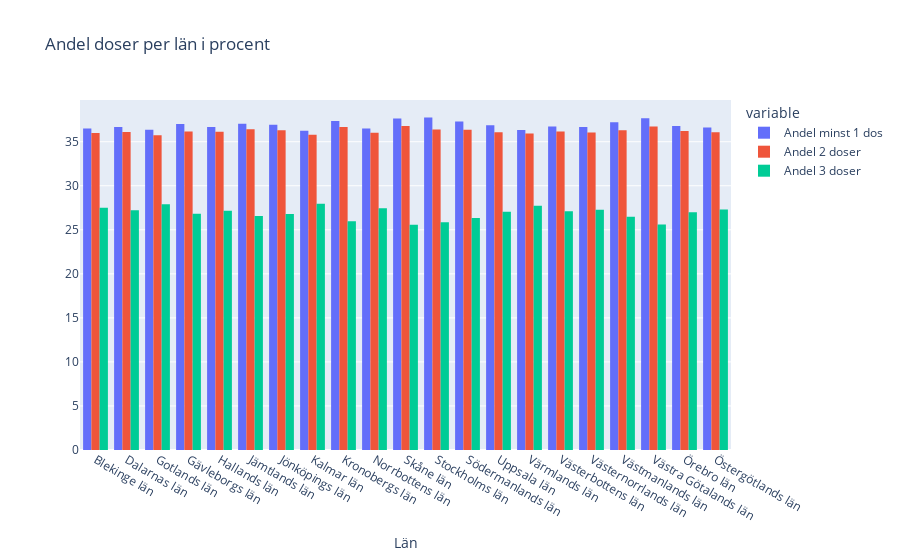

The notebook cell this image was saved under:
### Code cell
fig_2f_plotly = px.histogram(doses_df, x="Län_namn", y=["Andel minst 1 dos", "Andel 2 doser", "Andel 3 doser"], title="Andel doser per län i procent")
fig_2f_plotly.update_xaxes(title_text="Län")
fig_2f_plotly.update_yaxes(title_text="")

fig_2f_plotly.write_html("Visualiseringar/exercise_2f_plotly.html")
fig_2f_plotly

fig_2f_plotly.update_layout(barmode='group')

### Figure 1 — Plotly figure (JSON) as saved in the notebook; plotly's stock layout.template omitted (floating-point values rounded to 4 significant figures)
{"data": [{"alignmentgroup": "True", "bingroup": "x", "histfunc": "sum", "hovertemplate": "variable=Andel minst 1 dos<br>Län_namn=%{x}<br>sum of value=%{y}<extra></extra>", "legendgroup": "Andel minst 1 dos", "marker": {"color": "#636efa", "pattern": {"shape": ""}}, "name": "Andel minst 1 dos", "offsetgroup": "Andel minst 1 dos", "orientation": "v", "showlegend": true, "type": "histogram", "x": ["Blekinge län", "Dalarnas län", "Gotlands län", "Gävleborgs län", "Hallands län", "Jämtlands län", "Jönköpings län", "Kalmar län", "Kronobergs län", "Norrbottens län", "Skåne län", "Stockholms län", "Södermanlands län", "Uppsala län", "Värmlands län", "Västerbottens län", "Västernorrlands län", "Västmanlands län", "Västra Götalands län", "Örebro län", "Östergötlands län"], "xaxis": "x", "y": [36.51, 36.68, 36.37, 37.02, 36.68, 37.03, 36.92, 36.25, 37.34, 36.51, 37.63, 37.75, 37.3, 36.87, 36.34, 36.74, 36.67, 37.21, 37.68, 36.78, 36.6], "yaxis": "y"}, {"alignmentgroup": "True", "bingroup": "x", "histfunc": "sum", "hovertemplate": "variable=Andel 2 doser<br>Län_namn=%{x}<br>sum of value=%{y}<extra></extra>", "legendgroup": "Andel 2 doser", "marker": {"color": "#EF553B", "pattern": {"shape": ""}}, "name": "Andel 2 doser", "offsetgroup": "Andel 2 doser", "orientation": "v", "showlegend": true, "type": "histogram", "x": ["Blekinge län", "Dalarnas län", "Gotlands län", "Gävleborgs län", "Hallands län", "Jämtlands län", "Jönköpings län", "Kalmar län", "Kronobergs län", "Norrbottens län", "Skåne län", "Stockholms län", "Södermanlands län", "Uppsala län", "Värmlands län", "Västerbottens län", "Västernorrlands län", "Västmanlands län", "Västra Götalands län", "Örebro län", "Östergötlands län"], "xaxis": "x", "y": [35.99, 36.11, 35.73, 36.16, 36.14, 36.41, 36.29, 35.8, 36.68, 36.03, 36.79, 36.38, 36.35, 36.06, 35.92, 36.16, 36.05, 36.3, 36.73, 36.21, 36.09], "yaxis": "y"}, {"alignmentgroup": "True", "bingroup": "x", "histfunc": "sum", "hovertemplate": "variable=Andel 3 doser<br>Län_namn=%{x}<br>sum of value=%{y}<extra></extra>", "legendgroup": "Andel 3 doser", "marker": {"color": "#00cc96", "pattern": {"shape": ""}}, "name": "Andel 3 doser", "offsetgroup": "Andel 3 doser", "orientation": "v", "showlegend": true, "type": "histogram", "x": ["Blekinge län", "Dalarnas län", "Gotlands län", "Gävleborgs län", "Hallands län", "Jämtlands län", "Jönköpings län", "Kalmar län", "Kronobergs län", "Norrbottens län", "Skåne län", "Stockholms län", "Södermanlands län", "Uppsala län", "Värmlands län", "Västerbottens län", "Västernorrlands län", "Västmanlands län", "Västra Götalands län", "Örebro län", "Östergötlands län"], "xaxis": "x", "y": [27.5, 27.21, 27.9, 26.82, 27.18, 26.56, 26.79, 27.95, 25.98, 27.46, 25.58, 25.86, 26.35, 27.06, 27.73, 27.1, 27.28, 26.48, 25.6, 27.0, 27.31], "yaxis": "y"}], "layout": {"barmode": "group", "legend": {"title": {"text": "variable"}, "tracegroupgap": 0}, "title": {"text": "Andel doser per län i procent"}, "xaxis": {"anchor": "y", "domain": [0, 1], "title": {"text": "Län"}}, "yaxis": {"anchor": "x", "domain": [0, 1], "title": {"text": ""}}}}
